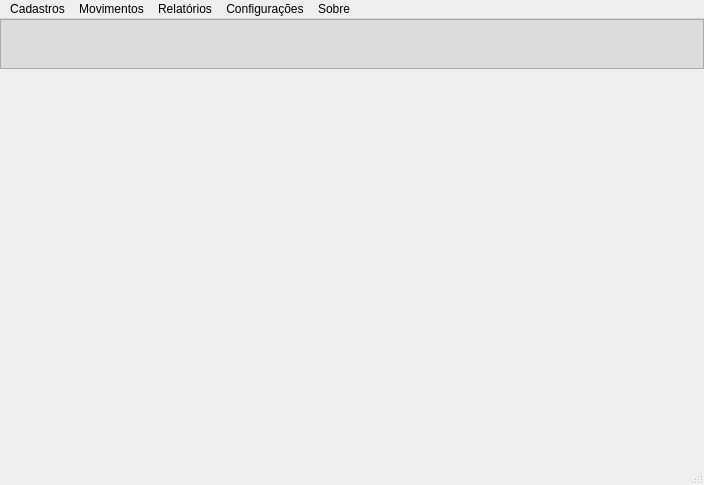
<?xml version="1.0" encoding="UTF-8"?>
<ui version="4.0">
 <class>frm_principal</class>
 <widget class="QMainWindow" name="frm_principal">
  <property name="windowModality">
   <enum>Qt::WindowModal</enum>
  </property>
  <property name="geometry">
   <rect>
    <x>0</x>
    <y>0</y>
    <width>704</width>
    <height>485</height>
   </rect>
  </property>
  <property name="minimumSize">
   <size>
    <width>704</width>
    <height>485</height>
   </size>
  </property>
  <property name="windowTitle">
   <string>Balança</string>
  </property>
  <property name="windowIcon">
   <iconset>
    <normaloff>../imagens/balanca_icon.png</normaloff>../imagens/balanca_icon.png</iconset>
  </property>
  <property name="whatsThis">
   <string>Formulario Principal da Aplicação da Balança</string>
  </property>
  <widget class="QWidget" name="centralwidget">
   <property name="minimumSize">
    <size>
     <width>704</width>
     <height>444</height>
    </size>
   </property>
   <layout class="QGridLayout" name="gridLayout">
    <property name="leftMargin">
     <number>0</number>
    </property>
    <property name="topMargin">
     <number>0</number>
    </property>
    <property name="rightMargin">
     <number>0</number>
    </property>
    <property name="bottomMargin">
     <number>0</number>
    </property>
    <property name="spacing">
     <number>0</number>
    </property>
    <item row="0" column="0">
     <widget class="QFrame" name="frame_menu">
      <property name="minimumSize">
       <size>
        <width>0</width>
        <height>50</height>
       </size>
      </property>
      <property name="maximumSize">
       <size>
        <width>16777215</width>
        <height>50</height>
       </size>
      </property>
      <property name="styleSheet">
       <string notr="true">QFrame{background:#DCDCDC;}</string>
      </property>
      <property name="frameShape">
       <enum>QFrame::StyledPanel</enum>
      </property>
      <property name="frameShadow">
       <enum>QFrame::Raised</enum>
      </property>
      <widget class="QPushButton" name="btn_cad_empresa">
       <property name="geometry">
        <rect>
         <x>10</x>
         <y>-1</y>
         <width>52</width>
         <height>52</height>
        </rect>
       </property>
       <property name="toolTip">
        <string>Cadastro de Empresa</string>
       </property>
       <property name="whatsThis">
        <string>&lt;html&gt;&lt;head/&gt;&lt;body&gt;&lt;p&gt;Botão para abrir o formulario para cadastro de empresa&lt;/p&gt;&lt;/body&gt;&lt;/html&gt;</string>
       </property>
       <property name="text">
        <string/>
       </property>
       <property name="icon">
        <iconset>
         <normaloff>../imagens/empresa.png</normaloff>../imagens/empresa.png</iconset>
       </property>
       <property name="iconSize">
        <size>
         <width>32</width>
         <height>32</height>
        </size>
       </property>
       <property name="autoDefault">
        <bool>false</bool>
       </property>
       <property name="flat">
        <bool>true</bool>
       </property>
      </widget>
      <widget class="QPushButton" name="btn_cad_cliente">
       <property name="geometry">
        <rect>
         <x>70</x>
         <y>-1</y>
         <width>52</width>
         <height>52</height>
        </rect>
       </property>
       <property name="toolTip">
        <string>Cadastro de Cliente</string>
       </property>
       <property name="whatsThis">
        <string>&lt;html&gt;&lt;head/&gt;&lt;body&gt;&lt;p&gt;Botão para abrir o formulario de cadastro de cliente&lt;/p&gt;&lt;/body&gt;&lt;/html&gt;</string>
       </property>
       <property name="text">
        <string/>
       </property>
       <property name="icon">
        <iconset>
         <normaloff>../imagens/cliente.png</normaloff>../imagens/cliente.png</iconset>
       </property>
       <property name="iconSize">
        <size>
         <width>32</width>
         <height>32</height>
        </size>
       </property>
       <property name="autoDefault">
        <bool>false</bool>
       </property>
       <property name="flat">
        <bool>true</bool>
       </property>
      </widget>
      <widget class="QPushButton" name="btn_cad_transpotadora">
       <property name="geometry">
        <rect>
         <x>130</x>
         <y>-1</y>
         <width>52</width>
         <height>52</height>
        </rect>
       </property>
       <property name="toolTip">
        <string>Cadastro de Transportadora</string>
       </property>
       <property name="whatsThis">
        <string>&lt;html&gt;&lt;head/&gt;&lt;body&gt;&lt;p&gt;Botão para abrir o formulario de cadastro da transportadora&lt;/p&gt;&lt;/body&gt;&lt;/html&gt;</string>
       </property>
       <property name="text">
        <string/>
       </property>
       <property name="icon">
        <iconset>
         <normaloff>../imagens/transportadora.png</normaloff>../imagens/transportadora.png</iconset>
       </property>
       <property name="iconSize">
        <size>
         <width>32</width>
         <height>32</height>
        </size>
       </property>
       <property name="autoDefault">
        <bool>false</bool>
       </property>
       <property name="flat">
        <bool>true</bool>
       </property>
      </widget>
      <widget class="QPushButton" name="btn_cad_veiculo">
       <property name="geometry">
        <rect>
         <x>190</x>
         <y>-1</y>
         <width>52</width>
         <height>52</height>
        </rect>
       </property>
       <property name="toolTip">
        <string>Cadastro de Veiculo</string>
       </property>
       <property name="whatsThis">
        <string>&lt;html&gt;&lt;head/&gt;&lt;body&gt;&lt;p&gt;Botão para abrir o formulario de cadastro de veiculo&lt;/p&gt;&lt;/body&gt;&lt;/html&gt;</string>
       </property>
       <property name="text">
        <string/>
       </property>
       <property name="icon">
        <iconset>
         <normaloff>../imagens/veiculo.png</normaloff>../imagens/veiculo.png</iconset>
       </property>
       <property name="iconSize">
        <size>
         <width>32</width>
         <height>32</height>
        </size>
       </property>
       <property name="autoDefault">
        <bool>false</bool>
       </property>
       <property name="flat">
        <bool>true</bool>
       </property>
      </widget>
      <widget class="QPushButton" name="btn_cad_pesagem">
       <property name="geometry">
        <rect>
         <x>251</x>
         <y>-1</y>
         <width>52</width>
         <height>52</height>
        </rect>
       </property>
       <property name="toolTip">
        <string>Movimento de Pesagem</string>
       </property>
       <property name="whatsThis">
        <string>&lt;html&gt;&lt;head/&gt;&lt;body&gt;&lt;p&gt;Botão para abrir o formulario de cadastro de movimento de pesagem&lt;/p&gt;&lt;/body&gt;&lt;/html&gt;</string>
       </property>
       <property name="text">
        <string/>
       </property>
       <property name="icon">
        <iconset>
         <normaloff>../imagens/pesar_veiculo.png</normaloff>../imagens/pesar_veiculo.png</iconset>
       </property>
       <property name="iconSize">
        <size>
         <width>32</width>
         <height>32</height>
        </size>
       </property>
       <property name="autoDefault">
        <bool>false</bool>
       </property>
       <property name="flat">
        <bool>true</bool>
       </property>
      </widget>
      <widget class="QPushButton" name="btn_caixa">
       <property name="geometry">
        <rect>
         <x>312</x>
         <y>-1</y>
         <width>52</width>
         <height>52</height>
        </rect>
       </property>
       <property name="toolTip">
        <string>Movimento de Caixa</string>
       </property>
       <property name="whatsThis">
        <string>&lt;html&gt;&lt;head/&gt;&lt;body&gt;&lt;p&gt;Botão para abrir o formulario de movimento de caixa&lt;/p&gt;&lt;/body&gt;&lt;/html&gt;</string>
       </property>
       <property name="text">
        <string/>
       </property>
       <property name="icon">
        <iconset>
         <normaloff>../imagens/financeiro.png</normaloff>../imagens/financeiro.png</iconset>
       </property>
       <property name="iconSize">
        <size>
         <width>32</width>
         <height>32</height>
        </size>
       </property>
       <property name="autoDefault">
        <bool>false</bool>
       </property>
       <property name="flat">
        <bool>true</bool>
       </property>
      </widget>
      <widget class="QPushButton" name="btn_configuracoes">
       <property name="geometry">
        <rect>
         <x>373</x>
         <y>-1</y>
         <width>52</width>
         <height>52</height>
        </rect>
       </property>
       <property name="toolTip">
        <string>Configurações do Sistema</string>
       </property>
       <property name="whatsThis">
        <string>&lt;html&gt;&lt;head/&gt;&lt;body&gt;&lt;p&gt;Botão para abrir o formulario de configurações do sistema&lt;/p&gt;&lt;/body&gt;&lt;/html&gt;</string>
       </property>
       <property name="text">
        <string/>
       </property>
       <property name="icon">
        <iconset>
         <normaloff>../imagens/configuracoes.png</normaloff>../imagens/configuracoes.png</iconset>
       </property>
       <property name="iconSize">
        <size>
         <width>32</width>
         <height>32</height>
        </size>
       </property>
       <property name="autoDefault">
        <bool>false</bool>
       </property>
       <property name="flat">
        <bool>true</bool>
       </property>
      </widget>
     </widget>
    </item>
    <item row="1" column="0">
     <spacer name="verticalSpacer">
      <property name="orientation">
       <enum>Qt::Vertical</enum>
      </property>
      <property name="sizeHint" stdset="0">
       <size>
        <width>20</width>
        <height>40</height>
       </size>
      </property>
     </spacer>
    </item>
   </layout>
  </widget>
  <widget class="QMenuBar" name="menu">
   <property name="geometry">
    <rect>
     <x>0</x>
     <y>0</y>
     <width>704</width>
     <height>21</height>
    </rect>
   </property>
   <widget class="QMenu" name="menu_cadastros">
    <property name="title">
     <string>Cadastros</string>
    </property>
    <addaction name="sub_menu_empresas"/>
    <addaction name="sub_menu_clientes"/>
    <addaction name="sub_menu_transportadoras"/>
    <addaction name="sub_menu_veiculos"/>
    <addaction name="sub_menu_usuarios"/>
    <addaction name="sub_menu_permissoes_usuarios"/>
   </widget>
   <widget class="QMenu" name="menu_movimentos">
    <property name="title">
     <string>Movimentos</string>
    </property>
    <addaction name="sub_menu_pesagem"/>
    <addaction name="actionCaixa"/>
   </widget>
   <widget class="QMenu" name="menu_relatorios">
    <property name="title">
     <string>Relatórios</string>
    </property>
    <addaction name="sub_menu_pesos"/>
    <addaction name="sub_menu_caixa"/>
    <addaction name="actionEmpresa"/>
    <addaction name="actionCliente"/>
    <addaction name="actionTransportadora"/>
    <addaction name="actionVeiculos"/>
   </widget>
   <widget class="QMenu" name="menu_configuracoes">
    <property name="title">
     <string>Configurações</string>
    </property>
    <addaction name="sub_menu_sistema"/>
   </widget>
   <widget class="QMenu" name="menu_sobre">
    <property name="title">
     <string>Sobre</string>
    </property>
    <addaction name="sub_menu_informacos"/>
   </widget>
   <addaction name="menu_cadastros"/>
   <addaction name="menu_movimentos"/>
   <addaction name="menu_relatorios"/>
   <addaction name="menu_configuracoes"/>
   <addaction name="menu_sobre"/>
  </widget>
  <widget class="QStatusBar" name="statusbar"/>
  <action name="sub_menu_empresas">
   <property name="icon">
    <iconset>
     <normaloff>../imagens/empresa.png</normaloff>../imagens/empresa.png</iconset>
   </property>
   <property name="text">
    <string>Empresas</string>
   </property>
   <property name="whatsThis">
    <string>&lt;html&gt;&lt;head/&gt;&lt;body&gt;&lt;p&gt;Menu para abrir o formulario de cadastro de empresas&lt;/p&gt;&lt;/body&gt;&lt;/html&gt;</string>
   </property>
   <property name="shortcut">
    <string>Ctrl+Shift+E</string>
   </property>
  </action>
  <action name="sub_menu_clientes">
   <property name="icon">
    <iconset>
     <normaloff>../imagens/cliente.png</normaloff>../imagens/cliente.png</iconset>
   </property>
   <property name="text">
    <string>Clientes</string>
   </property>
   <property name="whatsThis">
    <string>&lt;html&gt;&lt;head/&gt;&lt;body&gt;&lt;p&gt;Menu para abrir o formulario de cadastro de clientes&lt;/p&gt;&lt;/body&gt;&lt;/html&gt;</string>
   </property>
   <property name="shortcut">
    <string>Ctrl+Shift+C</string>
   </property>
  </action>
  <action name="sub_menu_transportadoras">
   <property name="icon">
    <iconset>
     <normaloff>../imagens/transportadora.png</normaloff>../imagens/transportadora.png</iconset>
   </property>
   <property name="text">
    <string>Transportadoras</string>
   </property>
   <property name="whatsThis">
    <string>&lt;html&gt;&lt;head/&gt;&lt;body&gt;&lt;p&gt;Menu para abrir o formulario de cadastro de transportadora&lt;/p&gt;&lt;/body&gt;&lt;/html&gt;</string>
   </property>
   <property name="shortcut">
    <string>Ctrl+Shift+T</string>
   </property>
  </action>
  <action name="sub_menu_veiculos">
   <property name="icon">
    <iconset>
     <normaloff>../imagens/veiculo.png</normaloff>../imagens/veiculo.png</iconset>
   </property>
   <property name="text">
    <string>Veiculos</string>
   </property>
   <property name="whatsThis">
    <string>&lt;html&gt;&lt;head/&gt;&lt;body&gt;&lt;p&gt;Menu para abrir o formulario de cadastro de veículos&lt;/p&gt;&lt;/body&gt;&lt;/html&gt;</string>
   </property>
   <property name="shortcut">
    <string>Ctrl+Shift+V</string>
   </property>
  </action>
  <action name="sub_menu_usuarios">
   <property name="icon">
    <iconset>
     <normaloff>../imagens/usuario_credencial.png</normaloff>../imagens/usuario_credencial.png</iconset>
   </property>
   <property name="text">
    <string>Usuários</string>
   </property>
   <property name="whatsThis">
    <string>&lt;html&gt;&lt;head/&gt;&lt;body&gt;&lt;p&gt;Menu para abrir o formulario de cadastro de usuários&lt;/p&gt;&lt;/body&gt;&lt;/html&gt;</string>
   </property>
   <property name="shortcut">
    <string>Ctrl+Shift+U</string>
   </property>
  </action>
  <action name="sub_menu_pesagem">
   <property name="icon">
    <iconset>
     <normaloff>../imagens/pesar_veiculo.png</normaloff>../imagens/pesar_veiculo.png</iconset>
   </property>
   <property name="text">
    <string>Pesagem</string>
   </property>
   <property name="whatsThis">
    <string>&lt;html&gt;&lt;head/&gt;&lt;body&gt;&lt;p&gt;Menu para abrir o formulario de movimento de pesagem&lt;/p&gt;&lt;/body&gt;&lt;/html&gt;</string>
   </property>
   <property name="shortcut">
    <string>Ctrl+Shift+P</string>
   </property>
  </action>
  <action name="sub_menu_informacos">
   <property name="icon">
    <iconset>
     <normaloff>../imagens/informacoes.png</normaloff>../imagens/informacoes.png</iconset>
   </property>
   <property name="text">
    <string>Informações</string>
   </property>
   <property name="whatsThis">
    <string>&lt;html&gt;&lt;head/&gt;&lt;body&gt;&lt;p&gt;Menu para abrir o formulario de informações sobre o sistema&lt;/p&gt;&lt;/body&gt;&lt;/html&gt;</string>
   </property>
   <property name="shortcut">
    <string>Ctrl+Shift+I</string>
   </property>
  </action>
  <action name="sub_menu_sistema">
   <property name="icon">
    <iconset>
     <normaloff>../imagens/configuracoes.png</normaloff>../imagens/configuracoes.png</iconset>
   </property>
   <property name="text">
    <string>Sistema</string>
   </property>
   <property name="whatsThis">
    <string>&lt;html&gt;&lt;head/&gt;&lt;body&gt;&lt;p&gt;Menu para abrir o formulario de configurações do sistema&lt;/p&gt;&lt;/body&gt;&lt;/html&gt;</string>
   </property>
   <property name="shortcut">
    <string>Ctrl+Shift+S</string>
   </property>
  </action>
  <action name="sub_menu_pesos">
   <property name="icon">
    <iconset>
     <normaloff>../imagens/balanca.png</normaloff>../imagens/balanca.png</iconset>
   </property>
   <property name="text">
    <string>Pesos</string>
   </property>
   <property name="whatsThis">
    <string>&lt;html&gt;&lt;head/&gt;&lt;body&gt;&lt;p&gt;Menu para abrir o formulario de relatório de pesos&lt;/p&gt;&lt;/body&gt;&lt;/html&gt;</string>
   </property>
  </action>
  <action name="sub_menu_caixa">
   <property name="icon">
    <iconset>
     <normaloff>../imagens/dinheiro.png</normaloff>../imagens/dinheiro.png</iconset>
   </property>
   <property name="text">
    <string>Caixa</string>
   </property>
   <property name="whatsThis">
    <string>&lt;html&gt;&lt;head/&gt;&lt;body&gt;&lt;p&gt;Menu para abrir o formulario de relatório de caixa&lt;/p&gt;&lt;/body&gt;&lt;/html&gt;</string>
   </property>
  </action>
  <action name="actionEmpresa">
   <property name="icon">
    <iconset>
     <normaloff>../imagens/empresa_negocio.png</normaloff>../imagens/empresa_negocio.png</iconset>
   </property>
   <property name="text">
    <string>Empresa</string>
   </property>
   <property name="whatsThis">
    <string>&lt;html&gt;&lt;head/&gt;&lt;body&gt;&lt;p&gt;Menu para abrir o formulario de relatório de empresa&lt;/p&gt;&lt;/body&gt;&lt;/html&gt;</string>
   </property>
  </action>
  <action name="actionCliente">
   <property name="icon">
    <iconset>
     <normaloff>../imagens/aperto_de_mao.png</normaloff>../imagens/aperto_de_mao.png</iconset>
   </property>
   <property name="text">
    <string>Cliente</string>
   </property>
   <property name="whatsThis">
    <string>&lt;html&gt;&lt;head/&gt;&lt;body&gt;&lt;p&gt;Menu para abrir o formulario de relatório de cliente&lt;/p&gt;&lt;/body&gt;&lt;/html&gt;</string>
   </property>
  </action>
  <action name="actionTransportadora">
   <property name="icon">
    <iconset>
     <normaloff>../imagens/pacotes.png</normaloff>../imagens/pacotes.png</iconset>
   </property>
   <property name="text">
    <string>Transportadora</string>
   </property>
   <property name="whatsThis">
    <string>&lt;html&gt;&lt;head/&gt;&lt;body&gt;&lt;p&gt;Menu para abrir o formulario de relatório de transportadora&lt;/p&gt;&lt;/body&gt;&lt;/html&gt;</string>
   </property>
  </action>
  <action name="actionCaixa">
   <property name="icon">
    <iconset>
     <normaloff>../imagens/financeiro.png</normaloff>../imagens/financeiro.png</iconset>
   </property>
   <property name="text">
    <string>Caixa</string>
   </property>
   <property name="whatsThis">
    <string>&lt;html&gt;&lt;head/&gt;&lt;body&gt;&lt;p&gt;Menu para abrir o formulario de movimento de caixa&lt;/p&gt;&lt;/body&gt;&lt;/html&gt;</string>
   </property>
   <property name="shortcut">
    <string>Ctrl+Shift+F</string>
   </property>
  </action>
  <action name="sub_menu_permissoes_usuarios">
   <property name="icon">
    <iconset>
     <normaloff>../imagens/usuario_cadeado.png</normaloff>../imagens/usuario_cadeado.png</iconset>
   </property>
   <property name="text">
    <string>Permissoes de Usuários</string>
   </property>
   <property name="whatsThis">
    <string>&lt;html&gt;&lt;head/&gt;&lt;body&gt;&lt;p&gt;Menu para abrir o formulario de cadastro de permissões de usuários&lt;/p&gt;&lt;/body&gt;&lt;/html&gt;</string>
   </property>
   <property name="shortcut">
    <string>Ctrl+Shift+L</string>
   </property>
  </action>
  <action name="actionVeiculos">
   <property name="icon">
    <iconset>
     <normaloff>../imagens/veiculo_carregado.png</normaloff>../imagens/veiculo_carregado.png</iconset>
   </property>
   <property name="text">
    <string>Veiculos</string>
   </property>
   <property name="whatsThis">
    <string>&lt;html&gt;&lt;head/&gt;&lt;body&gt;&lt;p&gt;Menu para abrir o formulario de relatório de veiculo&lt;/p&gt;&lt;/body&gt;&lt;/html&gt;</string>
   </property>
  </action>
 </widget>
 <resources/>
 <connections/>
</ui>
